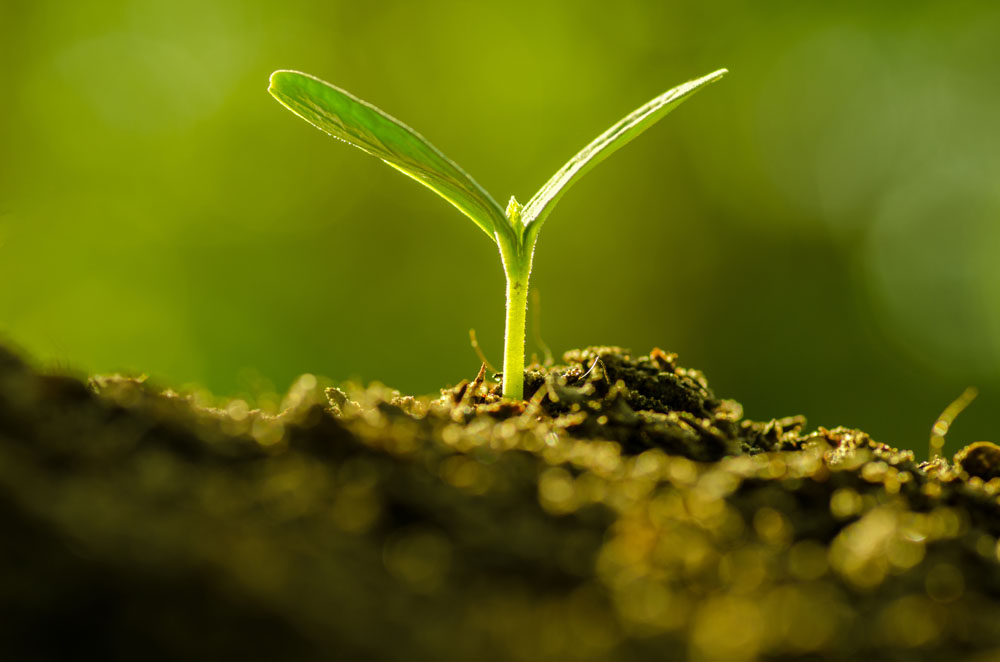
#> input picture imgs/1.jpg, 1000 x 662 px
$ python demo7.py
#> lines starting #> are read from the running program, lines starting #| are printed output that depends on the picture
# 图片融合
# dst  = src1*a+src2*(1-a)
import cv2
import numpy as np
img0 = cv2.imread('../imgs/1.jpg',1)
#> img0 is the input picture: shape (662, 1000, 3); mean B, G, R 9.3, 100, 93.7
img1 = cv2.imread('../imgs/4.jpg',1)
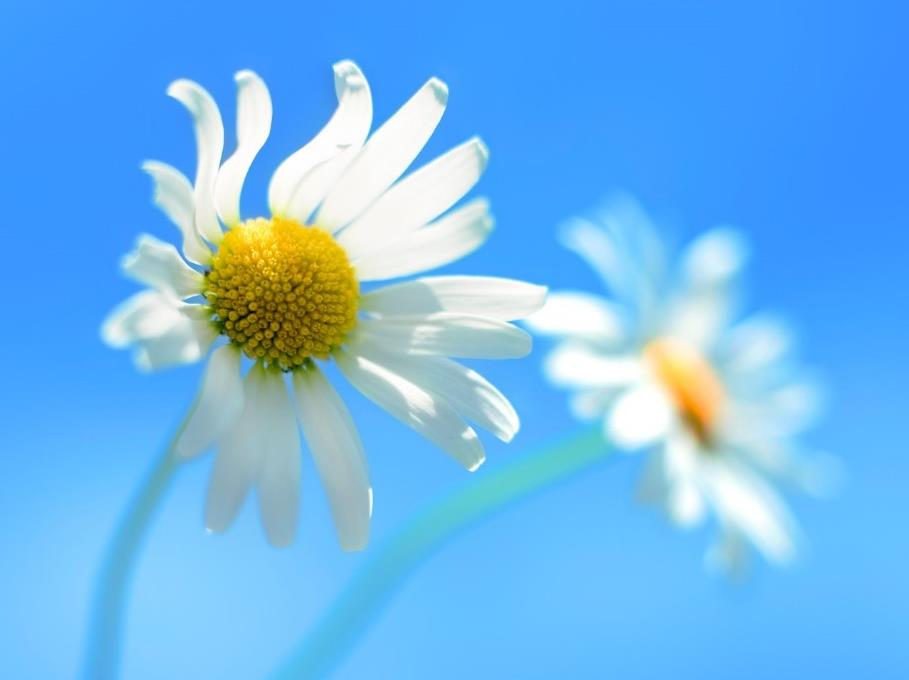
#> input picture imgs/4.jpg, 909 x 680 px
#> img1 is the input picture: shape (680, 909, 3); mean B, G, R 237, 182.6, 111.4
imgInfo = img0.shape
#> imgInfo = (662, 1000, 3)
height = imgInfo[0]
#> height = 662
width = imgInfo[1]
#> width = 1000
# ROI
roiH = int(height/2)
#> roiH = 331
roiW = int(width/2)
#> roiW = 500
img0ROI = img0[0:roiH,0:roiW]
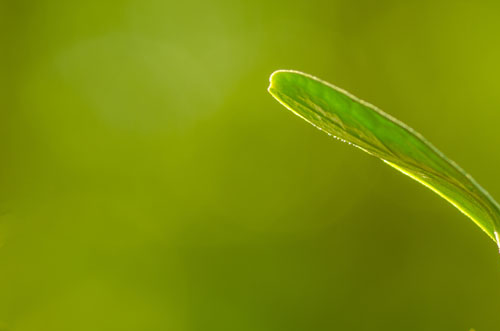
#> img0ROI: shape (331, 500, 3); mean B, G, R 5.9, 141.9, 123.5
img1ROI = img1[0:roiH,0:roiW]
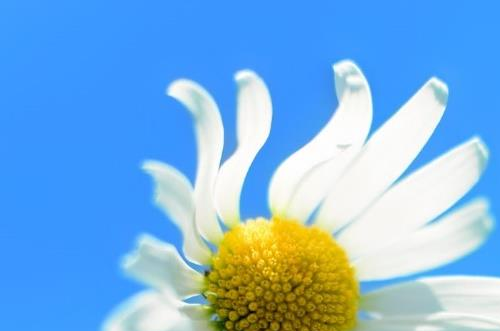
#> img1ROI: shape (331, 500, 3); mean B, G, R 223.5, 177.5, 122.7
# dst
dst = np.zeros((roiH,roiW,3),np.uint8)
dst = cv2.addWeighted(img0ROI,0.5,img1ROI,0.5,0)#add src1*a+src2*(1-a)
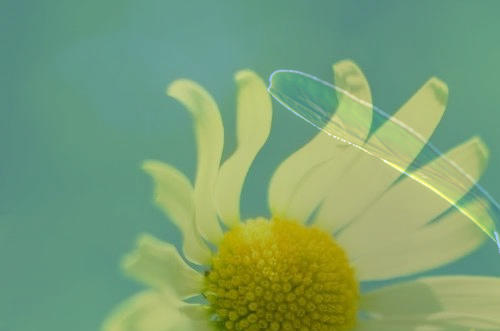
#> dst: shape (331, 500, 3); mean B, G, R 114.7, 159.7, 123.1
# 1 src1 2 a 3 src2 4 1-a
cv2.imshow('dst',dst)
cv2.waitKey(0)
